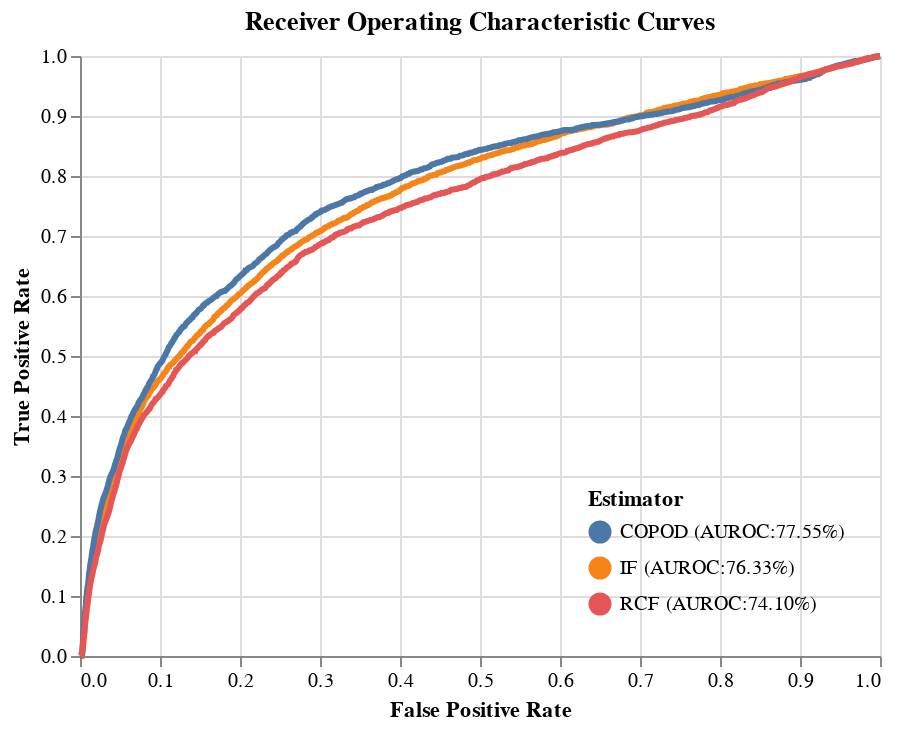

Notebook code for this chart:
### Code cell
x = np.linspace(0, 1, int(5000 / 3))
source = np.c_[
    x,
    interp1d(roc_curves[0], roc_curves[1])(x),
    interp1d(roc_curves[3], roc_curves[4])(x),
    interp1d(roc_curves[6], roc_curves[7])(x),
]
columns = [
    f"IF (AUROC:{aurocs[0]:0.2%})",
    f"COPOD (AUROC:{aurocs[1]:0.2%})",
    f"RCF (AUROC:{aurocs[2]:0.2%})",
]
source = pd.DataFrame(source, columns=["x"] + columns)
source = pd.melt(source, id_vars=["x"], value_vars=columns)

highlight = alt.selection(
    type="single", on="mouseover", fields=["variable"], nearest=True
)
base = alt.Chart(source).encode(
    x=alt.X("x:Q", title="False Positive Rate"),
    y=alt.Y("value:Q", title="True Positive Rate"),
    color=alt.Color(
        "variable:N", legend=alt.Legend(title="Estimator", orient="bottom-right")
    ),
)
points = (
    base.mark_circle()
    .encode(opacity=alt.value(0))
    .add_selection(highlight)
    .properties()
)
line = base.mark_line().encode(
    size=alt.condition(~highlight, alt.value(1.5), alt.value(3))
)
(points + line).properties(title="Receiver Operating Characteristic Curves")

### Figure 1 — Vega-Lite specification as saved in the notebook (floating-point values rounded to 4 significant figures; data arrays with more than 128 entries replaced by an {"elided": "..."} marker saying what was removed)
{"config": {"view": {"continuousWidth": 400, "continuousHeight": 300}}, "layer": [{"mark": "circle", "encoding": {"color": {"type": "nominal", "field": "variable", "legend": {"orient": "bottom-right", "title": "Estimator"}}, "opacity": {"value": 0}, "x": {"type": "quantitative", "field": "x", "title": "False Positive Rate"}, "y": {"type": "quantitative", "field": "value", "title": "True Positive Rate"}}, "selection": {"selector003": {"type": "single", "on": "mouseover", "fields": ["variable"], "nearest": true}}}, {"mark": "line", "encoding": {"color": {"type": "nominal", "field": "variable", "legend": {"orient": "bottom-right", "title": "Estimator"}}, "size": {"condition": {"value": 1.5, "selection": {"not": "selector003"}}, "value": 3}, "x": {"type": "quantitative", "field": "x", "title": "False Positive Rate"}, "y": {"type": "quantitative", "field": "value", "title": "True Positive Rate"}}}], "data": {"name": "data-1825a95c062b324e21dda11e4196d104"}, "title": "Receiver Operating Characteristic Curves", "$schema": "https://vega.github.io/schema/vega-lite/v4.8.1.json", "datasets": {"data-1825a95c062b324e21dda11e4196d104": {"elided": "4998 records"}}}
